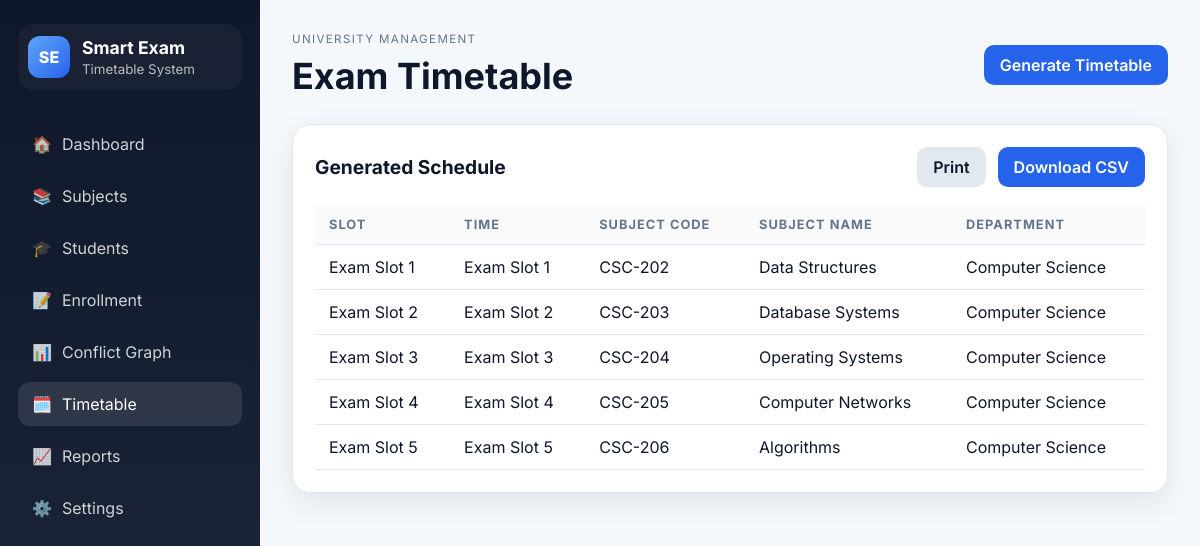
Page /timetable on the committed database.
### tables this page shows
CREATE TABLE generated_timetable (
            id INTEGER PRIMARY KEY AUTOINCREMENT,
            subject_id INTEGER NOT NULL,
            slot_index INTEGER NOT NULL,
            slot_name TEXT NOT NULL,
            UNIQUE(subject_id),
            FOREIGN KEY(subject_id) REFERENCES subjects(id)
        );

CREATE TABLE subjects (
            id INTEGER PRIMARY KEY AUTOINCREMENT,
            code TEXT NOT NULL UNIQUE,
            name TEXT NOT NULL,
            department TEXT NOT NULL,
            semester INTEGER NOT NULL,
            created_at TEXT DEFAULT CURRENT_TIMESTAMP
        );

### app.py (the view)
@app.route("/timetable")
def timetable_page():
    timetable = get_generated_timetable()
    if not timetable:
        subjects = fetch_subjects()
        if not subjects:
            return render_template("timetable.html", timetable=[], slot_names=[])
        save_generated_timetable()
        timetable = get_generated_timetable()
    slot_names = get_slot_names()
    return render_template("timetable.html", timetable=timetable, slot_names=slot_names)

### app.py (called while the page is built)
def get_slot_names():
    settings = get_settings()
    slot_count = int(settings.get("slot_count", "6"))
    slot_prefix = settings.get("slot_prefix", "Exam Slot")
    start_time = settings.get("slot_start_time", "09:00")
    duration_minutes = int(settings.get("slot_duration_minutes", "120"))
    try:
        start_dt = datetime.strptime(start_time, "%H:%M")
    except ValueError:
        start_dt = datetime.strptime("09:00", "%H:%M")
    slots = []
    for index in range(slot_count):
        slot_start = start_dt + timedelta(minutes=index * duration_minutes)
        slot_end = slot_start + timedelta(minutes=duration_minutes)
        slots.append({
            "index": index,
            "name": f"{slot_prefix} {index + 1}",
            "time": f"{slot_start.strftime('%H:%M')} - {slot_end.strftime('%H:%M')}",
        })
    return slots

def get_generated_timetable():
    conn = get_connection()
    rows = conn.execute(
        """
        SELECT gt.subject_id, gt.slot_index, gt.slot_name,
               s.code AS subject_code, s.name AS subject_name, s.department, s.semester
        FROM generated_timetable gt
        JOIN subjects s ON s.id = gt.subject_id
        ORDER BY gt.slot_index, s.code
        """
    ).fetchall()
    conn.close()
    return [dict(row) for row in rows]

### database/db.py (called while the page is built)
def get_connection():
    conn = sqlite3.connect(DB_PATH)
    conn.row_factory = sqlite3.Row
    return conn

def get_settings():
    conn = get_connection()
    rows = conn.execute("SELECT key, value FROM settings").fetchall()
    conn.close()
    settings = {row["key"]: row["value"] for row in rows}
    return settings

### templates/timetable.html (shortened to what this page needs)
{% extends 'base.html' %}
{% block page_title %}Exam Timetable{% endblock %}
{% block content %}
<section class="panel">
    <div class="panel-header">
        <h3>Generated Schedule</h3>
        <div class="button-row">
            <button type="button" class="btn secondary-btn" onclick="window.print()">Print</button>
            <a class="btn primary-btn" href="{{ url_for('timetable_download') }}">Download CSV</a>
        </div>
    </div>
    <div class="table-wrapper timetable-wrapper">
        <table>
            <thead>
                <tr>
                    <th>Slot</th>
                    <th>Time</th>
                    <th>Subject Code</th>
                    <th>Subject Name</th>
                    <th>Department</th>
                </tr>
            </thead>
            <tbody>
                {% if timetable %}
                    {% for item in timetable %}
                    <tr>
                        <td>{{ item.slot_name }}</td>
                        <td>{{ item.slot_name }}</td>
                        <td>{{ item.subject_code }}</td>
                        <td>{{ item.subject_name }}</td>
                        <td>{{ item.department }}</td>
                    </tr>
                    {% endfor %}
                {% else %}
                    <tr>
                        <td colspan="5" class="empty-state">No timetable available. Generate one from the dashboard.</td>
                    </tr>
                {% endif %}
            </tbody>
        </table>
    </div>
</section>
{% endblock %}

### static/css/style.css (style rules this page uses)
:root { --bg: #f4f7fb; --panel: #ffffff; --panel-alt: #edf4ff; --sidebar: #0f172a; --sidebar-soft: #1e293b; --primary: #2563eb; --primary-dark: #1d4ed8; --success: #16a34a; --warning: #f59e0b; --danger: #dc2626; --text: #0f172a; --muted: #64748b; --border: #e2e8f0; --shadow: 0 10px 30px rgba(15, 23, 42, 0.08); }
* { box-sizing: border-box; }
html, body { margin: 0; font-family: 'Inter', sans-serif; background: var(--bg); color: var(--text); }
body { min-height: 100vh; }
button, input, select { font: inherit; }
.btn { border: none; border-radius: 10px; padding: 10px 16px; font-weight: 600; cursor: pointer; text-decoration: none; display: inline-flex; align-items: center; justify-content: center; transition: all 0.2s ease; }
.primary-btn { background: var(--primary); color: white; }
.secondary-btn { background: #e2e8f0; color: var(--text); }
.panel { background: var(--panel); border-radius: 18px; box-shadow: var(--shadow); border: 1px solid var(--border); padding: 22px; }
.panel-header { display: flex; justify-content: space-between; align-items: center; margin-bottom: 18px; }
.panel-header h3 { margin: 0; font-size: 1.2rem; }
.table-wrapper { overflow-x: auto; }
table { width: 100%; border-collapse: collapse; min-width: 720px; }
th, td { text-align: left; padding: 12px 14px; border-bottom: 1px solid var(--border); }
th { color: var(--muted); font-size: 0.8rem; text-transform: uppercase; letter-spacing: 0.08em; background: #f8fafc; }
.button-row { display: flex; gap: 12px; flex-wrap: wrap; }

### rows in the picture
generated_timetable: slot_name "Exam Slot 1", subject_code "CSC-202", subject_name "Data Structures", department "Computer Science"
generated_timetable: slot_name "Exam Slot 2", subject_code "CSC-203", subject_name "Database Systems", department "Computer Science"
generated_timetable: slot_name "Exam Slot 3", subject_code "CSC-204", subject_name "Operating Systems", department "Computer Science"
generated_timetable: slot_name "Exam Slot 4", subject_code "CSC-205", subject_name "Computer Networks", department "Computer Science"
generated_timetable: slot_name "Exam Slot 5", subject_code "CSC-206", subject_name "Algorithms", department "Computer Science"
